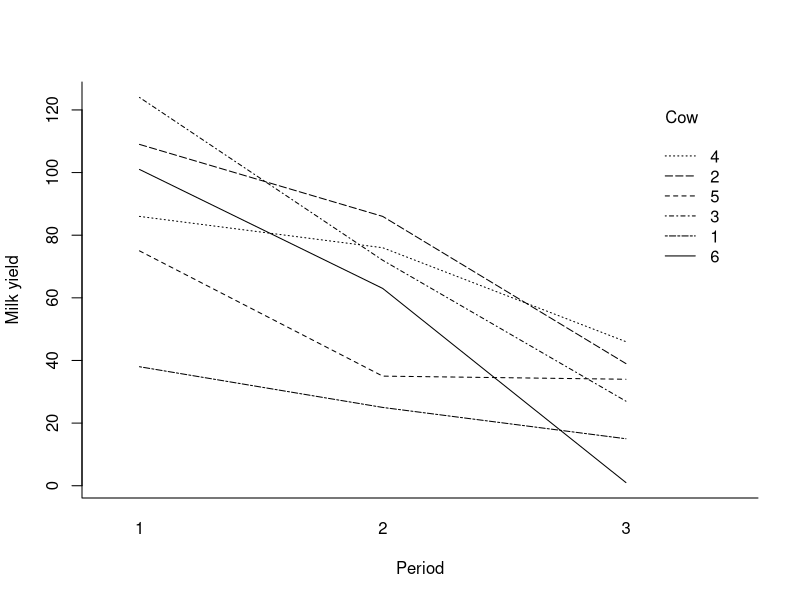

The R script that drew this image:
# Dairy cow crossover experiment: profiles by cow and the ANOVAs with and without carryover.
Diet <- data.frame(
  Treat  = factor(c("A", "B", "C", "A", "B", "C", "B", "C", "A",
                    "C", "A", "B", "C", "A", "B", "B", "C", "A")),
  Period = factor(rep(1:3, each = 6)),
  Cow    = factor(rep(1:6, times = 3)),
  Yield  = c(38, 109, 124, 86, 75, 101, 25, 86, 72, 76, 35, 63, 15, 39, 27, 46, 34, 1))
interaction.plot(Diet$Period, Diet$Cow, Diet$Yield, xlab = "Period",
                 ylab = "Milk yield", trace.label = "Cow", bty = "L")
summary(aov(Yield ~ ., Diet))                              # Case 2: periods common to both squares
Diet$Square <- factor(rep(c(1, 2), each = 3))                # cows 1-3 and 4-6
summary(aov(Yield ~ Treat + Cow + Square/Period, Diet))    # Case 3: periods nested in squares
# Carryover: treatment received in the previous period ("0" in period 1)
prev <- c(rep("0", 6), as.character(Diet$Treat[1:12]))
Diet$ResTrt <- factor(prev)
anova(lm(Yield ~ Period + Cow + Treat + ResTrt, Diet))   # carryover adjusted for direct effects
anova(lm(Yield ~ Period + Cow + ResTrt + Treat, Diet))   # direct effects adjusted for carryover
